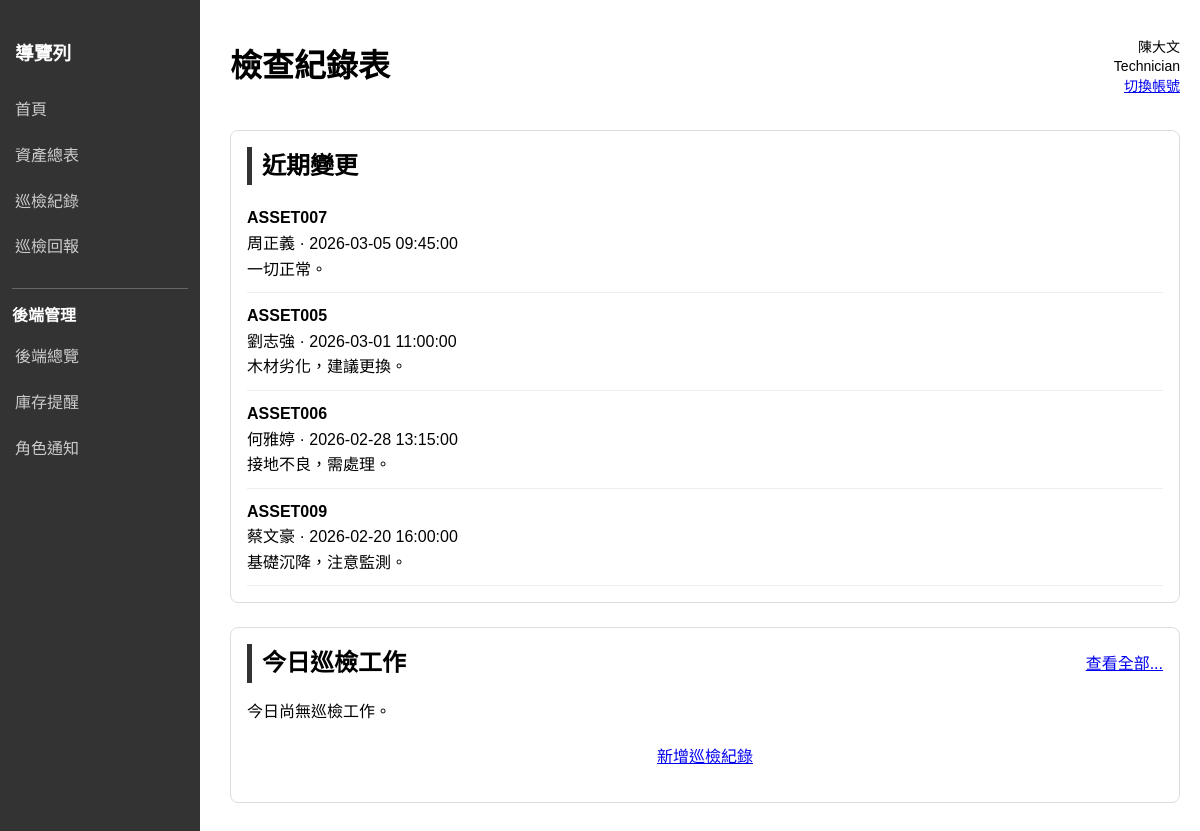
Screenshot of /src/public/inspections.php (signed in) with the database file from the repository.
### tables this page shows
CREATE TABLE IF NOT EXISTS `Inspectionlog` (
  `inspec_id` varchar(50) PRIMARY KEY NOT NULL comment '檢查紀錄ID',
  `asset_id` varchar(10) NOT NULL comment '資產ID',
  `inspector_id` varchar(10) NOT NULL comment '檢查員ID',
  `observation` text comment '觀察結果',
  `risk_score` int comment '風險分數' CHECK (`risk_score` BETWEEN 0 AND 100),
  `inspec_time` datetime NOT NULL comment '檢查時間'
) COMMENT = 'risk_score range: 0–100';

CREATE TABLE IF NOT EXISTS `Employees`(
  `id_num` varchar(10) PRIMARY KEY NOT NULL comment '員工ID',
  `fullname` varchar(100) NOT NULL comment '姓名',
  `role` enum('Inspector', 'Technician','assetmanager','deptmanager') NOT NULL comment '身分組',
  `account` varchar(50) NOT NULL comment '帳號',
  `userpwd` varchar(255) NOT NULL comment '密碼',
  `pwdhash` varchar(255) NOT NULL comment '密碼雜湊值',
  `status` enum('active', 'inactive') NOT NULL comment '帳號狀態',
  `email` varchar(100) comment '電子郵件',
  `created_at` datetime NOT NULL comment '帳號建立時間',
  `updated_at` datetime comment '帳號更新時間'
);

### src/public/inspections.php (the view, shortened to what this page needs)
<?php
$recentInspections = [];
$todayInspections = [];
?>
<!DOCTYPE html>
<html lang="zh-Hant">
<head>
    <link rel="stylesheet" href="css/style.css">
</head>
<body>
    <?php
    try {
        $dsn = "mysql:host=" . $_ENV['DB_HOST'] . ";dbname=" . $_ENV['DB_NAME'] . ";port=" . $_ENV['DB_PORT'];
        $pdo = new PDO($dsn, $_ENV['DB_USER'], $_ENV['DB_PASS']);
        $pdo->setAttribute(PDO::ATTR_ERRMODE, PDO::ERRMODE_EXCEPTION);
        $recentSql = "SELECT il.inspec_id, il.asset_id, il.observation, il.risk_score, il.inspec_time, e.fullname AS inspector_name
            FROM Inspectionlog il
            LEFT JOIN Employees e ON il.inspector_id = e.id_num
            ORDER BY il.inspec_time DESC
            LIMIT 4";
        $recentStmt = $pdo->query($recentSql);
        $recentInspections = $recentStmt->fetchAll(PDO::FETCH_ASSOC);
        $todaySql = "SELECT il.inspec_id, il.asset_id, il.observation, il.risk_score, il.inspec_time, e.fullname AS inspector_name
            FROM Inspectionlog il
            LEFT JOIN Employees e ON il.inspector_id = e.id_num
            WHERE DATE(il.inspec_time) = CURDATE()
            ORDER BY il.inspec_time ASC
            LIMIT 3";
        $todayStmt = $pdo->query($todaySql);
        $todayInspections = $todayStmt->fetchAll(PDO::FETCH_ASSOC);
    } catch (PDOException $e) {
        die("Database error: " . $e->getMessage());
    }
    ?>
        <aside class="sidebar">
            <h3>導覽列</h3>
            <a href="inspections.php">首頁</a>
            <a href="assets.php">資產總表</a>
            <a href="inspec-history.php">巡檢紀錄</a>
            <a href="new-inspec.php">巡檢回報</a>
        <?php require_once __DIR__ . '/backend-menu.php'; backend_render_menu(); ?>
        </aside>
    <div class="main">
        <div class="headerflex">
            <h1>檢查紀錄表</h1>
            <div class="session-box">
                <?php if (!empty($_SESSION['employee_id'])): ?>
                    <div><?= htmlspecialchars($_SESSION['employee_name'] ?? $_SESSION['employee_account'] ?? '使用者') ?></div>
                    <div><?= htmlspecialchars($_SESSION['employee_role'] ?? '') ?></div>
                    <div><a href="logout.php">切換帳號</a></div>
                <?php else: ?>
                    <a href="login.php">登入</a>
                <?php endif; ?>
            </div>
        </div>
        <section class="section-card">
            <h2>近期變更</h2>
            <?php if (count($recentInspections) > 0): ?>
                <ul class="recent-list">
                    <?php foreach ($recentInspections as $log): ?>
                        <li>
                            <strong><?= htmlspecialchars($log['asset_id']) ?></strong>
                            <div><?= htmlspecialchars($log['inspector_name'] ?? '未指派檢查員') ?> · <?= htmlspecialchars($log['inspec_time']) ?></div>
                            <div><?= htmlspecialchars(mb_strimwidth($log['observation'] ?? '', 0, 48, '...')) ?></div>
                        </li>
                    <?php endforeach; ?>
                </ul>
            <?php else: ?>
                <p>目前尚無紀錄。</p>
            <?php endif; ?>
        </section>
        <section class="section-card" id="today-work">
            <div class="headerflex" style="margin-bottom: 12px;">
                <h2 style="margin: 0;">今日巡檢工作</h2>
                <a href="#">查看全部...</a>
            </div>
            <?php if (count($todayInspections) > 0): ?>
                <table class="work-table">
                    <thead>
                        <tr>
                            <th>項目</th>
                            <th>狀態</th>
                        </tr>
                    </thead>
                    <tbody>
                        <?php foreach ($todayInspections as $index => $log): ?>
                            <?php $isNewSubmission = date('Y-m-d', strtotime($log['inspec_time'])) === date('Y-m-d'); ?>
                            <tr>
                                <td>項目<?= $index + 1 ?> · <?= htmlspecialchars($log['asset_id']) ?></td>
                                    <td class="action-links">
                                        <?php if ($isNewSubmission): ?>
                                            <span>已填報</span>
                                        <?php else: ?>
                                            <a href="new-inspec.php?asset_id=<?= urlencode($log['asset_id']) ?>">填報</a>
                                        <?php endif; ?>
                                    </td>
                                <td class="action-links"><a href="inspec-details.php?id=<?= urlencode($log['inspec_id']) ?>">檢視</a></td>
                            </tr>
                        <?php endforeach; ?>
                    </tbody>
                </table>
            <?php else: ?>
                <p>今日尚無巡檢工作。</p>
            <?php endif; ?>
            <p style="text-align: center; margin-top: 20px;"><a href="new-inspec.php">新增巡檢紀錄</a></p>
        </section>
    </div>
</body>
</html>

### src/public/css/style.css (style rules this page uses)
body { font-family: sans-serif; margin: 0; line-height: 1.6; }
.main { margin-left: 210px; padding: 20px; }
.sidebar { height: 100%; width: 200px; position: fixed; z-index: 1; top: 0; left: 0; background-color: #333; padding-top: 20px; color: white; }
.sidebar h3 { padding: 0 15px; }
.sidebar a { padding: 10px 15px; text-decoration: none; font-size: 16px; color: #ccc; display: block; }
h2 { border-left: 5px solid #333; padding-left: 10px; margin-top: 40px; }

### src/public/inspections.php (style rules this page uses)
.main { margin-left: 210px; }
.headerflex { display: flex; justify-content: space-between; align-items: center; gap: 16px; margin-bottom: 16px; }
.session-box { text-align: right; font-size: 14px; line-height: 1.4; }
.section-card { border: 1px solid #ddd; border-radius: 8px; padding: 16px; background: #fff; margin-bottom: 24px; }
.section-card h2 { margin-top: 0; }
.recent-list { list-style: none; padding: 0; margin: 0; display: grid; gap: 10px; }
.recent-list li { border-bottom: 1px solid #eee; padding-bottom: 10px; }

### rows the page displays
inspectionlog: asset "ASSET007", inspector.fullname "周正義", inspec_time "2026-03-05 09:45:00", observation "一切正常。"
inspectionlog: asset "ASSET005", inspector.fullname "劉志強", inspec_time "2026-03-01 11:00:00", observation "木材劣化，建議更換。"
inspectionlog: asset "ASSET006", inspector.fullname "何雅婷", inspec_time "2026-02-28 13:15:00", observation "接地不良，需處理。"
inspectionlog: asset "ASSET009", inspector.fullname "蔡文豪", inspec_time "2026-02-20 16:00:00", observation "基礎沉降，注意監測。"

### other values shown
backend_e($item['label']) "後端總覽"
backend_e($item['label']) "庫存提醒"
backend_e($item['label']) "角色通知"
$_SESSION['employee_name'] "陳大文"
$_SESSION['employee_role'] "Technician"
